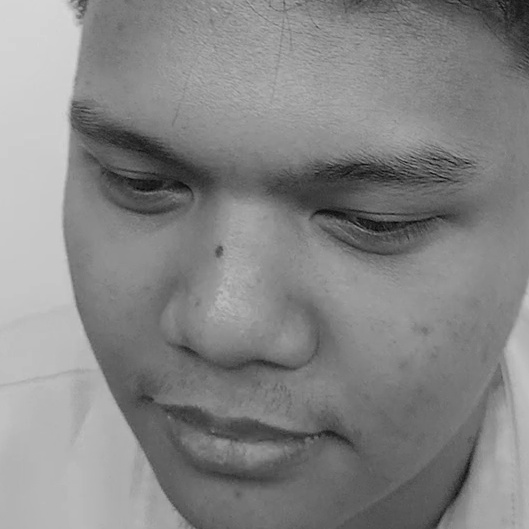
#> input picture Activity7_FaceRecognition/images/Ecubin/image_101.jpg, 529 x 529 px
$ jupyter execute --allow-errors Estacion_Activity_7_Performing_Face_Recognition.ipynb   (shell and % lines are left out)   (text cells are left out)
#> lines starting #> are read from the running program, lines starting #| are printed output that depends on the picture; after the words box and inside, x2 and y2 are one past the last pixel; in counts of white or black regions, pixels touching at a corner belong together
[cell 1]
import numpy as np
import os
import errno
import sys
import cv2

def read_images(path, sz=None):
#> called with path = 'images', sz = 200
  c = 0
  X, y = [], []

  for dirname, dirnames, filenames in os.walk(path):
    for subdirname in dirnames:
      subject_path = os.path.join(dirname, subdirname)
      for filename in os.listdir(subject_path):
        try:
          if(filename == ".directory"):
            continue
          filepath = os.path.join(subject_path, filename)
          im = cv2.imread(os.path.join(subject_path, filename), cv2.IMREAD_GRAYSCALE)
#> im is the input picture: shape (529, 529); min 6, max 215, mean 133.3

          # Resize the images to the prescribed size
          if (sz is not None):
            im = cv2.resize(im, (200,200))
#> im: shape (200, 200)

          X.append(np.asarray(im, dtype=np.uint8))
          y.append(c)

        except IOError as e:
          print(f"I/O Error({e.errno}): {e.strerror}")
        except:
          print("Unexpected error:", sys.exc_info()[0])
          raise
      c = c+1
#> c = 1
  return [X, y]

[cell 2]
path = 'images'

#> (a cell that did not finish here is left out)

[cell 4]
import matplotlib.pyplot as plt
#> (the rest of this cell did not finish here and is left out)

[cell 5]
names = ['Jericho','Kenneth','Ed','Jeff','Marie']

[cell 6]
def face_rec():
  if len(sys.argv) < 2:
    print("USAGE: facerec_demo.py </path/to/images> [</path/to/store/images/at>]")
    sys.exit()

  [X,y] = read_images(path,sz=200)
  y = np.asarray(y, dtype=np.int32)
  model = cv2.face.EigenFaceRecognizer_create()
  model.train(X, y)

  camera = cv2.VideoCapture(0)
  face_cascade = cv2.CascadeClassifier('haarcascade_frontalface_default.xml')

  while True:
    ret, img = camera.read()
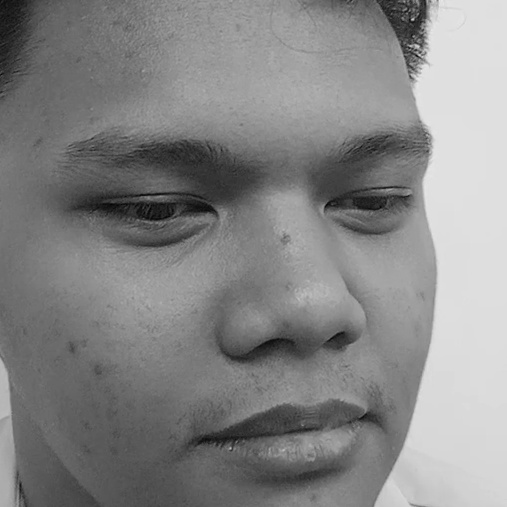
#> input picture Activity7_FaceRecognition/images/Ecubin/image_24.jpg, 507 x 507 px, given in place of the camera
#> img is the input picture: shape (507, 507, 3); min 1, max 231, mean 133.8
    if not ret:
      break

    faces = face_cascade.detectMultiScale(img, 1.1, 5)
#> faces = [[62, 31, 422, 422]]

    for (x, y, w, h) in faces:
      cv2.rectangle(img, (x, y), (x + w, y + h), (255, 0, 0), 2)
      gray = cv2.cvtColor(img[y:y + h, x:x + w], cv2.COLOR_BGR2GRAY)
      roi = cv2.resize(gray, (200, 200), interpolation=cv2.INTER_LINEAR)

      try:
        params = model.predict(roi)
        label = names[params[0]]
        cv2.putText(img, label + ", " + str(params[1]), (x, y - 20), cv2.FONT_HERSHEY_SIMPLEX, 1, (255, 0, 0), 2)
      except:
        continue
#> this loop made 1 pass
#> (x, y, w, h, params, label) on pass 1: (62, 31, 422, 422, (0, 2357), 'Jericho')
#> pass 1, in face_rec, `gray = cv2.cvtColor(img[y:y + h, x:x + w], cv2.COLOR_BGR2GRAY)`:
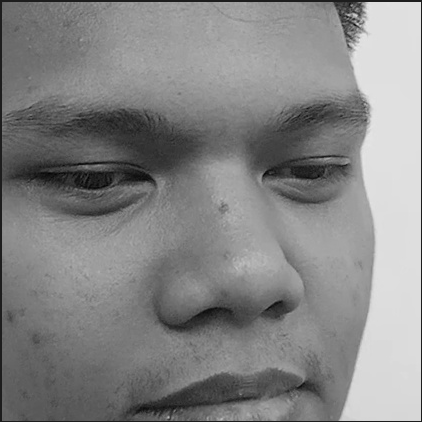
#> gray: shape (422, 422); min 1, max 231, mean 133
#> after the loop:
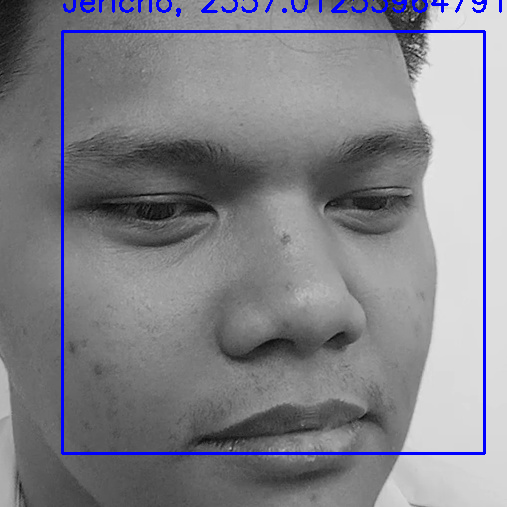
#> img: shape (507, 507, 3); 2.63% of pixels changed, all inside (x1, y1, x2, y2) = (61, 0, 502, 455)

    cv2.imshow("camera", img)
    if cv2.waitKey(1) & 0xFF == ord("q"):
#> (key q is pressed here)
      break

  camera.release()
  cv2.destroyAllWindows()

if __name__ == "__main__":
  face_rec()

[cell 7]
#model2 = cv2.face.createLBPHFaceRecognizer()
def face_rec():
  if len(sys.argv) < 2:
    print("USAGE: facerec_demo.py </path/to/images> [</path/to/store/images/at>]")
    sys.exit()

  [X, y] = read_images(path,sz=200)
  y = np.asarray(y, dtype=np.int32)

  model2 = cv2.face.LBPHFaceRecognizer_create()
  model2.train(X, y)

  camera = cv2.VideoCapture(0)
  face_cascade = cv2.CascadeClassifier('haarcascade_frontalface_default.xml')

  while True:
    ret, img = camera.read()
    if not ret:
      break

    faces = face_cascade.detectMultiScale(img, 1.3, 5)
#> faces = ()

    for (x, y, w, h) in faces:
      cv2.rectangle(img, (x, y), (x + w, y + h), (255, 0, 0), 2)
      gray = cv2.cvtColor(img[y:y + h, x:x + w], cv2.COLOR_BGR2GRAY)
      roi = cv2.resize(gray, (200, 200), interpolation=cv2.INTER_LINEAR)

      try:
        params = model2.predict(roi)
        label = names[params[0]]
        cv2.putText(img, label + ", " + str(params[1]), (x, y - 20), cv2.FONT_HERSHEY_SIMPLEX, 1, (255, 0, 0), 2)
      except:
        continue
#> this loop made 0 passes

    cv2.imshow("camera", img)
    if cv2.waitKey(1) & 0xFF == ord("q"):
#> (key q is pressed here)
      break

  camera.release()
  cv2.destroyAllWindows()

if __name__ == "__main__":
  face_rec()

[cell 8]
#model1 = cv2.face.createFisherFaceRecognizer()`
def face_rec():
  if len(sys.argv) < 2:
    print("USAGE: facerec_demo.py </path/to/images> [</path/to/store/images/at>]")
    sys.exit()

  [X, y] = read_images(path,sz=200)
